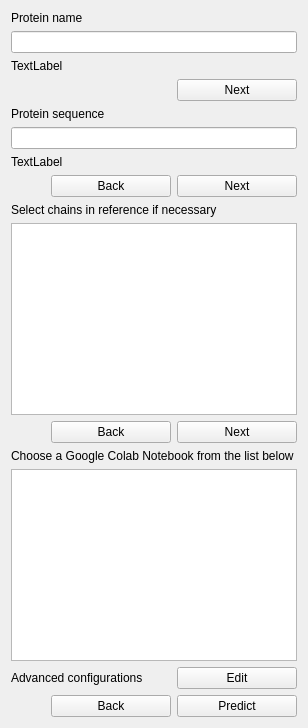
            <widget class="QWidget" name="monomer_vs_pdb_page">
             <layout class="QVBoxLayout" name="verticalLayout_62">
              <item>
               <layout class="QVBoxLayout" name="verticalLayout_55">
                <item>
                 <widget class="QLabel" name="label_36">
                  <property name="text">
                   <string>Protein name</string>
                  </property>
                 </widget>
                </item>
                <item>
                 <widget class="QLineEdit" name="lineEdit_2"/>
                </item>
                <item>
                 <widget class="QLabel" name="label_38">
                  <property name="text">
                   <string>TextLabel</string>
                  </property>
                 </widget>
                </item>
               </layout>
              </item>
              <item>
               <layout class="QHBoxLayout" name="horizontalLayout_6">
                <item>
                 <spacer name="horizontalSpacer_23">
                  <property name="orientation">
                   <enum>Qt::Horizontal</enum>
                  </property>
                  <property name="sizeHint" stdset="0">
                   <size>
                    <width>40</width>
                    <height>20</height>
                   </size>
                  </property>
                 </spacer>
                </item>
                <item>
                 <widget class="QPushButton" name="pushButton_3">
                  <property name="minimumSize">
                   <size>
                    <width>120</width>
                    <height>0</height>
                   </size>
                  </property>
                  <property name="maximumSize">
                   <size>
                    <width>120</width>
                    <height>16777215</height>
                   </size>
                  </property>
                  <property name="text">
                   <string>Next</string>
                  </property>
                 </widget>
                </item>
               </layout>
              </item>
              <item>
               <layout class="QVBoxLayout" name="verticalLayout_56">
                <item>
                 <widget class="QLabel" name="label_37">
                  <property name="text">
                   <string>Protein sequence</string>
                  </property>
                 </widget>
                </item>
                <item>
                 <widget class="QLineEdit" name="lineEdit_3"/>
                </item>
                <item>
                 <widget class="QLabel" name="label_39">
                  <property name="text">
                   <string>TextLabel</string>
                  </property>
                 </widget>
                </item>
               </layout>
              </item>
              <item>
               <layout class="QHBoxLayout" name="horizontalLayout_8">
                <item>
                 <spacer name="horizontalSpacer_24">
                  <property name="orientation">
                   <enum>Qt::Horizontal</enum>
                  </property>
                  <property name="sizeHint" stdset="0">
                   <size>
                    <width>40</width>
                    <height>20</height>
                   </size>
                  </property>
                 </spacer>
                </item>
                <item>
                 <widget class="QPushButton" name="pushButton_5">
                  <property name="minimumSize">
                   <size>
                    <width>120</width>
                    <height>0</height>
                   </size>
                  </property>
                  <property name="maximumSize">
                   <size>
                    <width>120</width>
                    <height>16777215</height>
                   </size>
                  </property>
                  <property name="text">
                   <string>Back</string>
                  </property>
                 </widget>
                </item>
                <item>
                 <widget class="QPushButton" name="pushButton_4">
                  <property name="minimumSize">
                   <size>
                    <width>120</width>
                    <height>0</height>
                   </size>
                  </property>
                  <property name="maximumSize">
                   <size>
                    <width>120</width>
                    <height>16777215</height>
                   </size>
                  </property>
                  <property name="text">
                   <string>Next</string>
                  </property>
                 </widget>
                </item>
               </layout>
              </item>
              <item>
               <layout class="QVBoxLayout" name="verticalLayout_60">
                <item>
                 <widget class="QLabel" name="lbl_s_v_p_ref_chains_2">
                  <property name="text">
                   <string>Select chains in reference if necessary</string>
                  </property>
                 </widget>
                </item>
                <item>
                 <widget class="QListWidget" name="list_s_v_p_ref_chains_2"/>
                </item>
               </layout>
              </item>
              <item>
               <layout class="QHBoxLayout" name="horizontalLayout_35">
                <item>
                 <spacer name="horizontalSpacer_25">
                  <property name="orientation">
                   <enum>Qt::Horizontal</enum>
                  </property>
                  <property name="sizeHint" stdset="0">
                   <size>
                    <width>40</width>
                    <height>20</height>
                   </size>
                  </property>
                 </spacer>
                </item>
                <item>
                 <widget class="QPushButton" name="pushButton_6">
                  <property name="minimumSize">
                   <size>
                    <width>120</width>
                    <height>0</height>
                   </size>
                  </property>
                  <property name="maximumSize">
                   <size>
                    <width>120</width>
                    <height>16777215</height>
                   </size>
                  </property>
                  <property name="text">
                   <string>Back</string>
                  </property>
                 </widget>
                </item>
                <item>
                 <widget class="QPushButton" name="pushButton_7">
                  <property name="minimumSize">
                   <size>
                    <width>120</width>
                    <height>0</height>
                   </size>
                  </property>
                  <property name="maximumSize">
                   <size>
                    <width>120</width>
                    <height>16777215</height>
                   </size>
                  </property>
                  <property name="text">
                   <string>Next</string>
                  </property>
                 </widget>
                </item>
               </layout>
              </item>
              <item>
               <layout class="QVBoxLayout" name="verticalLayout_61">
                <item>
                 <widget class="QLabel" name="label_40">
                  <property name="text">
                   <string>Choose a Google Colab Notebook from the list below</string>
                  </property>
                 </widget>
                </item>
                <item>
                 <widget class="QListWidget" name="listWidget"/>
                </item>
               </layout>
              </item>
              <item>
               <layout class="QHBoxLayout" name="horizontalLayout_36">
                <item>
                 <widget class="QLabel" name="label_41">
                  <property name="text">
                   <string>Advanced configurations</string>
                  </property>
                 </widget>
                </item>
                <item>
                 <widget class="QPushButton" name="btn_cloud_monomer_vs_pdb_configuration">
                  <property name="minimumSize">
                   <size>
                    <width>120</width>
                    <height>0</height>
                   </size>
                  </property>
                  <property name="maximumSize">
                   <size>
                    <width>120</width>
                    <height>16777215</height>
                   </size>
                  </property>
                  <property name="text">
                   <string>Edit</string>
                  </property>
                 </widget>
                </item>
               </layout>
              </item>
              <item>
               <layout class="QHBoxLayout" name="horizontalLayout_37">
                <item>
                 <spacer name="horizontalSpacer_26">
                  <property name="orientation">
                   <enum>Qt::Horizontal</enum>
                  </property>
                  <property name="sizeHint" stdset="0">
                   <size>
                    <width>40</width>
                    <height>20</height>
                   </size>
                  </property>
                 </spacer>
                </item>
                <item>
                 <widget class="QPushButton" name="pushButton_9">
                  <property name="minimumSize">
                   <size>
                    <width>120</width>
                    <height>0</height>
                   </size>
                  </property>
                  <property name="maximumSize">
                   <size>
                    <width>120</width>
                    <height>16777215</height>
                   </size>
                  </property>
                  <property name="text">
                   <string>Back</string>
                  </property>
                 </widget>
                </item>
                <item>
                 <widget class="QPushButton" name="pushButton_10">
                  <property name="minimumSize">
                   <size>
                    <width>120</width>
                    <height>0</height>
                   </size>
                  </property>
                  <property name="maximumSize">
                   <size>
                    <width>120</width>
                    <height>16777215</height>
                   </size>
                  </property>
                  <property name="text">
                   <string>Predict</string>
                  </property>
                 </widget>
                </item>
               </layout>
              </item>
             </layout>
            </widget>
